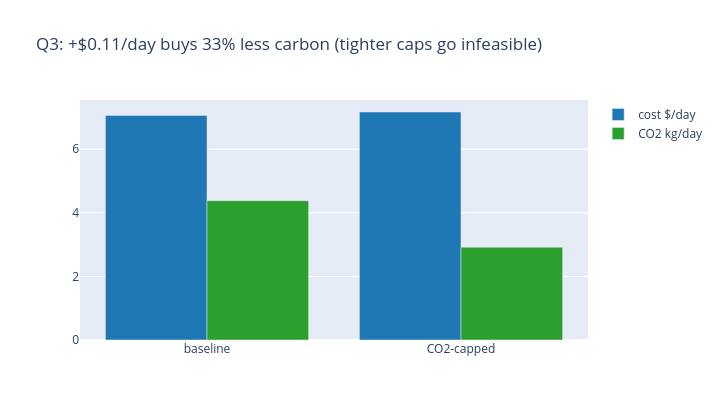

Source (notebook cell):
### Code cell
fig = go.Figure()
fig.add_bar(name='cost $/day', x=['baseline','CO2-capped'], y=[round(base_cost,2), round(cap_cost,2)], marker_color='#1f77b4')
fig.add_bar(name='CO2 kg/day', x=['baseline','CO2-capped'], y=[round(base_co2,2), round(cap_co2,2)], marker_color='#2ca02c')
fig.update_layout(barmode='group',
                  title=f'Q3: +${cap_cost-base_cost:.2f}/day buys {100*(1-cap_co2/base_co2):.0f}% less carbon (tighter caps go infeasible)',
                  width=720, height=420)
fig.show()

### Figure 1 — Plotly figure (JSON) as saved in the notebook; plotly's stock layout.template omitted (floating-point values rounded to 4 significant figures)
{"data": [{"marker": {"color": "#1f77b4"}, "name": "cost $/day", "type": "bar", "x": ["baseline", "CO2-capped"], "y": [7.06, 7.17]}, {"marker": {"color": "#2ca02c"}, "name": "CO2 kg/day", "type": "bar", "x": ["baseline", "CO2-capped"], "y": [4.38, 2.92]}], "layout": {"barmode": "group", "height": 420, "title": {"text": "Q3: +$0.11/day buys 33% less carbon (tighter caps go infeasible)"}, "width": 720}}
